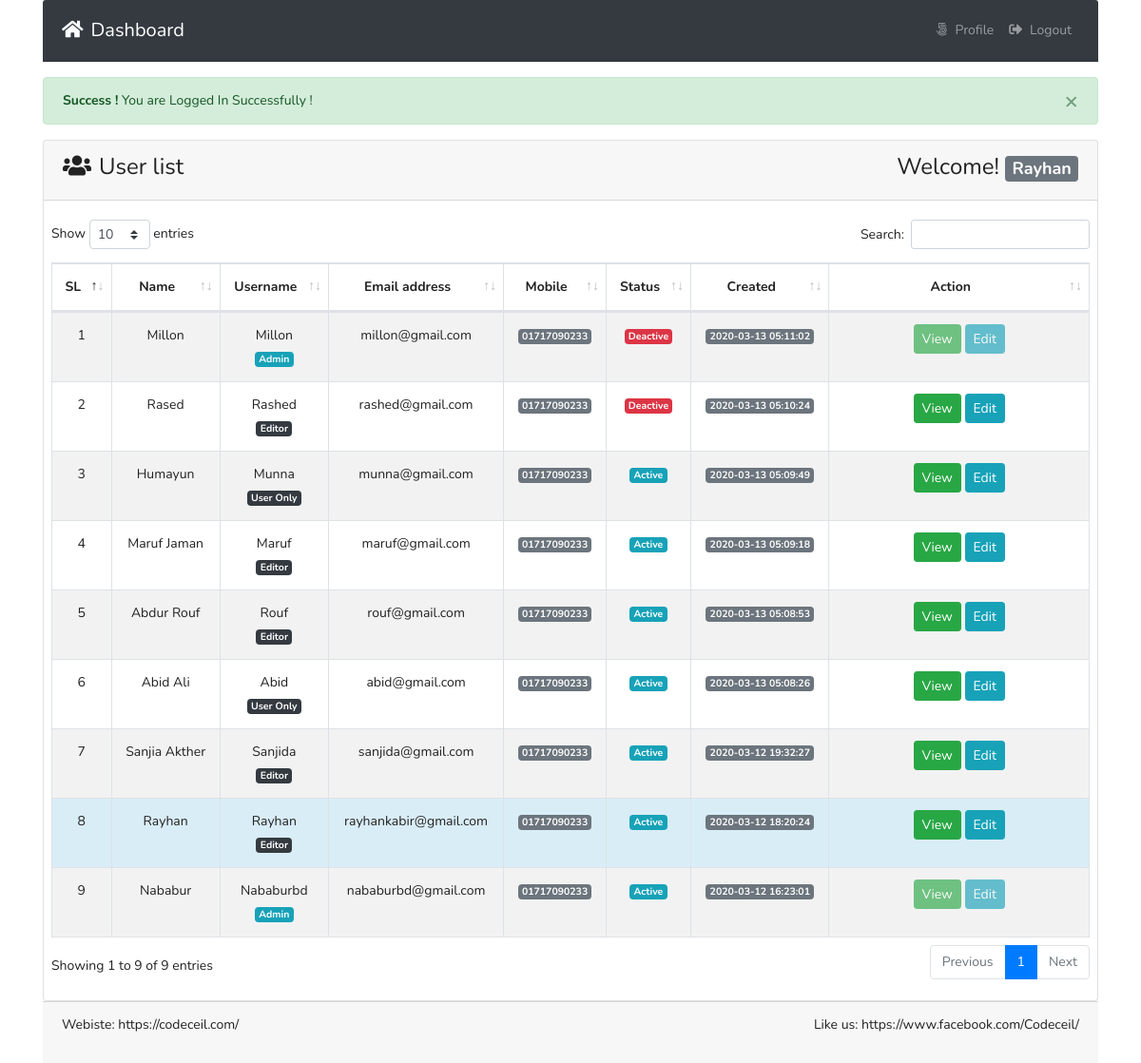
The app's page /index.php (signed in) with its own data.
### tables this page shows
CREATE TABLE `tbl_users` (
  `id` int(11) NOT NULL,
  `name` varchar(255) DEFAULT NULL,
  `username` varchar(255) DEFAULT NULL,
  `email` varchar(255) DEFAULT NULL,
  `password` varchar(255) DEFAULT NULL,
  `mobile` varchar(25) DEFAULT NULL,
  `roleid` tinyint(4) DEFAULT NULL,
  `isActive` tinyint(4) DEFAULT 0,
  `created_at` timestamp NOT NULL DEFAULT current_timestamp(),
  `updated_at` timestamp NOT NULL DEFAULT current_timestamp()
);

### lib/Session.php (called while the page is built, shortened)
<?php
class Session{
  public static function get($key){
    if (isset($_SESSION[$key])) {
      return $_SESSION[$key];
    }else{
      return false;
    }
  }
}

### classes/Users.php (called while the page is built, shortened)
<?php
include 'lib/Database.php';
include_once 'lib/Session.php';
class Users{
  private $db;
  public function __construct(){
    $this->db = new Database();
  }
   public function formatDate($date){
      $strtime = strtotime($date);
    return date('Y-m-d H:i:s', $strtime);
   }
  public function selectAllUserData(){
    $sql = "SELECT * FROM tbl_users ORDER BY id DESC";
    $stmt = $this->db->pdo->prepare($sql);
    $stmt->execute();
    return $stmt->fetchAll(PDO::FETCH_OBJ);
  }
}

### lib/Database.php (called while the page is built, shortened)
<?php
class  Database{
  public $pdo;
  public function __construct(){
    if (!isset($this->pdo)) {
      try {
        $link = new PDO('mysql:host='.DB_HOST.'; dbname='.DB_NAME, DB_USER, DB_PASS);
        $link->setAttribute(PDO::ATTR_ERRMODE, PDO::ERRMODE_EXCEPTION);
        $link->exec("SET CHARACTER SET utf8");
        $this->pdo  =  $link;
      } catch (PDOException $e) {
        die("Connection error...".$e->getMessage());
      }
    }
  }
}

### index.php (the view, shortened to what this page needs)
<?php
include 'inc/header.php';
$logMsg = Session::get('logMsg');
if (isset($logMsg)) {
  echo $logMsg;
}
?>
      <div class="card ">
        <div class="card-header">
          <h3><i class="fas fa-users mr-2"></i>User list <span class="float-right">Welcome! <strong>
            <span class="badge badge-lg badge-secondary text-white">
<?php
$username = Session::get('username');
if (isset($username)) {
  echo $username;
}
 ?></span>
          </strong></span></h3>
        </div>
        <div class="card-body pr-2 pl-2">
          <table id="example" class="table table-striped table-bordered" style="width:100%">
                  <thead>
                    <tr>
                      <th  class="text-center">SL</th>
                      <th  class="text-center">Name</th>
                      <th  class="text-center">Username</th>
                      <th  class="text-center">Email address</th>
                      <th  class="text-center">Mobile</th>
                      <th  class="text-center">Status</th>
                      <th  class="text-center">Created</th>
                      <th  width='25%' class="text-center">Action</th>
                    </tr>
                  </thead>
                  <tbody>
                    <?php
                      $allUser = $users->selectAllUserData();
                      if ($allUser) {
                        $i = 0;
                        foreach ($allUser as  $value) {
                          $i++;
                     ?>
                      <tr class="text-center"
                      <?php if (Session::get("id") == $value->id) {
                        echo "style='background:#d9edf7' ";
                      } ?>
                      >
                        <td><?php echo $i; ?></td>
                        <td><?php echo $value->name; ?></td>
                        <td><?php echo $value->username; ?> <br>
                          <?php if ($value->roleid  == '1'){
                          echo "<span class='badge badge-lg badge-info text-white'>Admin</span>";
                        } elseif ($value->roleid == '2') {
                          echo "<span class='badge badge-lg badge-dark text-white'>Editor</span>";
                        }elseif ($value->roleid == '3') {
                            echo "<span class='badge badge-lg badge-dark text-white'>User Only</span>";
                        } ?></td>
                        <td><?php echo $value->email; ?></td>
                        <td><span class="badge badge-lg badge-secondary text-white"><?php echo $value->mobile; ?></span></td>
                        <td>
                          <?php if ($value->isActive == '0') { ?>
                          <span class="badge badge-lg badge-info text-white">Active</span>
                        <?php }else{ ?>
                    <span class="badge badge-lg badge-danger text-white">Deactive</span>
                        <?php } ?>
                        </td>
                        <td><span class="badge badge-lg badge-secondary text-white"><?php echo $users->formatDate($value->created_at);  ?></span></td>
                        <td>
                          <?php if ( Session::get("roleid") == '1') {?>
                            <a class="btn btn-success btn-sm
                            " href="profile.php?id=<?php echo $value->id;?>">View</a>
                            <a class="btn btn-info btn-sm " href="profile.php?id=<?php echo $value->id;?>">Edit</a>
                            <a onclick="return confirm('Are you sure To Delete ?')" class="btn btn-danger
                    <?php if (Session::get("id") == $value->id) {
                      echo "disabled";
                    } ?>
                             btn-sm " href="?remove=<?php echo $value->id;?>">Remove</a>
                             <?php if ($value->isActive == '0') {  ?>
                               <a onclick="return confirm('Are you sure To Deactive ?')" class="btn btn-warning
                       <?php if (Session::get("id") == $value->id) {
                         echo "disabled";
                       } ?>
                                btn-sm " href="?deactive=<?php echo $value->id;?>">Disable</a>
                             <?php } elseif($value->isActive == '1'){?>
                               <a onclick="return confirm('Are you sure To Active ?')" class="btn btn-secondary
                       <?php if (Session::get("id") == $value->id) {
                         echo "disabled";
                       } ?>
                                btn-sm " href="?active=<?php echo $value->id;?>">Active</a>
                             <?php } ?>
                        <?php  }elseif(Session::get("id") == $value->id  && Session::get("roleid") == '2'){ ?>
                          <a class="btn btn-success btn-sm " href="profile.php?id=<?php echo $value->id;?>">View</a>
                          <a class="btn btn-info btn-sm " href="profile.php?id=<?php echo $value->id;?>">Edit</a>
                        <?php  }elseif( Session::get("roleid") == '2'){ ?>
                          <a class="btn btn-success btn-sm
                          <?php if ($value->roleid == '1') {
                            echo "disabled";
                          } ?>
                          " href="profile.php?id=<?php echo $value->id;?>">View</a>
                          <a class="btn btn-info btn-sm
                          <?php if ($value->roleid == '1') {
                            echo "disabled";
                          } ?>
                          " href="profile.php?id=<?php echo $value->id;?>">Edit</a>
                        <?php }elseif(Session::get("id") == $value->id  && Session::get("roleid") == '3'){ ?>
                          <a class="btn btn-success btn-sm " href="profile.php?id=<?php echo $value->id;?>">View</a>
                          <a class="btn btn-info btn-sm " href="profile.php?id=<?php echo $value->id;?>">Edit</a>
                        <?php } ?>
                        </td>
                      </tr>
                    <?php }}else{ ?>
                      <tr class="text-center">
                      <td>No user availabe now !</td>
                    </tr>
                    <?php } ?>
                  </tbody>
              </table>
        </div>
      </div>
  <?php
  include 'inc/footer.php';
  ?>

### assets/style.css (style rules this page uses)
body { line-height: 24px; font-size: 14px; font-style: normal; font-weight: normal; visibility: visible; font-family: 'Nunito', sans-serif; color: #222; }
h1, h2, h3, h4, h5, h6 { color: #222; font-family: 'Nunito', sans-serif; font-weight: 400; margin-top: 0; }
h3 { font-size: 24px; line-height: 30px; }

### records on screen
tbl_users: name "Millon", username "Millon", shows "Admin", email "millon@gmail.com", mobile "01717090233", isActive "Deactive", created_at "2020-03-13 05:11:02"
tbl_users: name "Rased", username "Rashed", shows "Editor", email "rashed@gmail.com", mobile "01717090233", isActive "Deactive", created_at "2020-03-13 05:10:24"
tbl_users: name "Humayun", username "Munna", shows "User Only", email "munna@gmail.com", mobile "01717090233", isActive "Active", created_at "2020-03-13 05:09:49"
tbl_users: name "Maruf Jaman", username "Maruf", shows "Editor", email "maruf@gmail.com", mobile "01717090233", isActive "Active", created_at "2020-03-13 05:09:18"
tbl_users: name "Abdur Rouf", username "Rouf", shows "Editor", email "rouf@gmail.com", mobile "01717090233", isActive "Active", created_at "2020-03-13 05:08:53"
tbl_users: name "Abid Ali", username "Abid", shows "User Only", email "abid@gmail.com", mobile "01717090233", isActive "Active", created_at "2020-03-13 05:08:26"
tbl_users: name "Sanjia Akther", username "Sanjida", shows "Editor", email "sanjida@gmail.com", mobile "01717090233", isActive "Active", created_at "2020-03-12 19:32:27"
tbl_users: name "Rayhan", username "Rayhan", shows "Editor", email "rayhankabir@gmail.com", mobile "01717090233", isActive "Active", created_at "2020-03-12 18:20:24"
tbl_users: name "Nababur", username "Nababurbd", shows "Admin", email "nababurbd@gmail.com", mobile "01717090233", isActive "Active", created_at "2020-03-12 16:23:01"

### other values on screen
$logMsg "× Success ! You are Logged In Successfully !"
$username "Rayhan"
